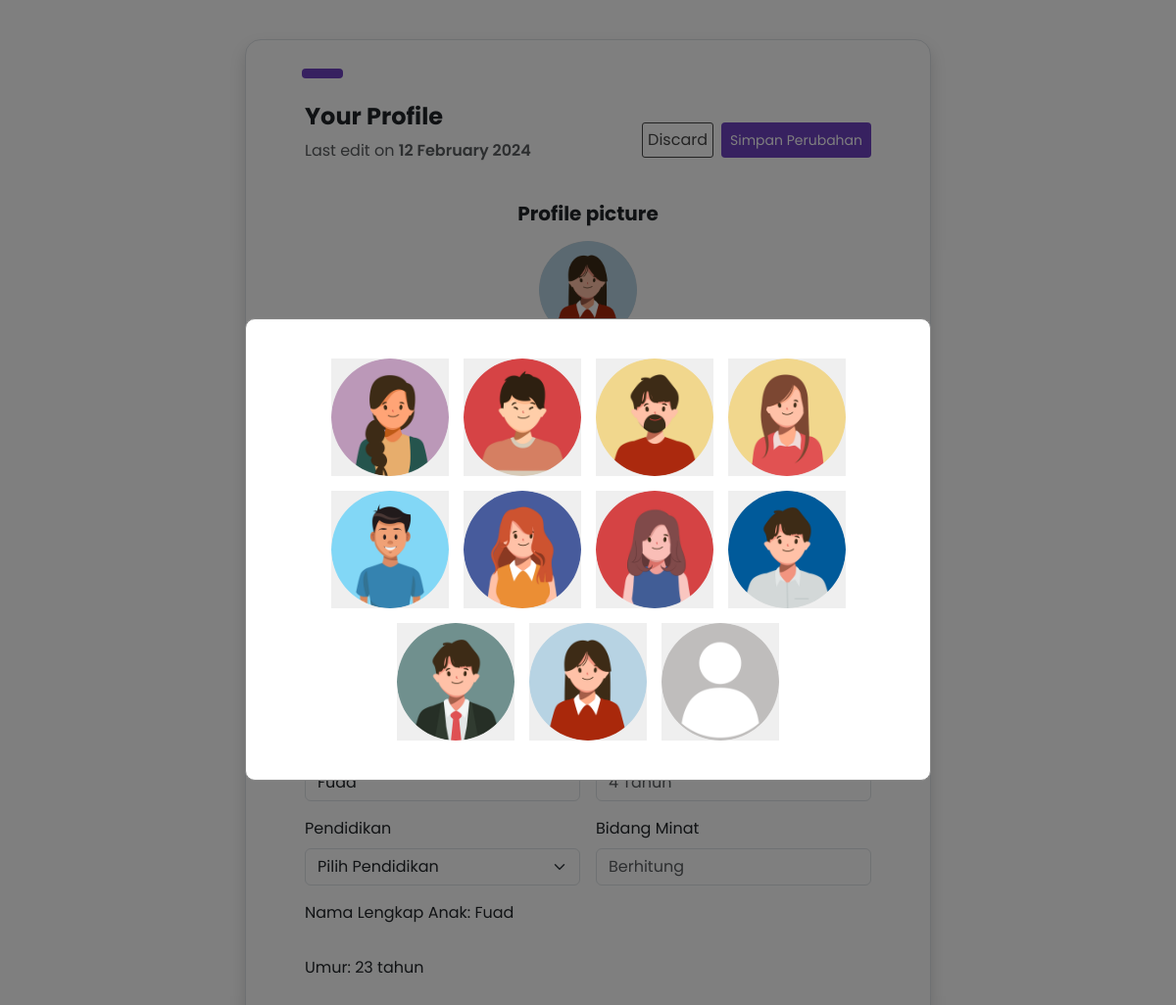
The app's page /profile/ (signed in) with its own data.
### accountsapp/models.py (models this page shows, shortened)
class ProfileParent(models.Model):
    user = models.OneToOneField(User, on_delete=models.CASCADE)  # Hubungan dengan model User
    avatar = models.ImageField(upload_to='avatar/', blank=True, null=True)
    pekerjaan = models.CharField(max_length=100, blank=True, null=True)  # Pekerjaan
    email = models.EmailField(blank=True, null=True)                      # Email
    nomor_telepon = models.CharField(max_length=15, blank=True, null=True)  # Nomor Telepon
    alamat = models.TextField(blank=True, null=True)                      # Alamat

class ProfileChild(models.Model):
    parent = models.ForeignKey(ProfileParent, on_delete=models.CASCADE, related_name='children')  # Relasi ke ProfileParent
    nama_lengkap = models.CharField(max_length=200)  # Nama Lengkap Anak
    umur = models.PositiveIntegerField()  # Umur
    PILIHAN_PENDIDIKAN = [
        ('belum sekolah', 'Belum Sekolah'),
        ('tk_a', 'TK A'),
        ('tk_b', 'TK B'),
        ('sd_1', 'SD Kelas 1'),
        ('sd_2', 'SD Kelas 2'),
        ('sd_3', 'SD Kelas 3'),
        ('sd_4', 'SD Kelas 4'),
        ('sd_5', 'SD Kelas 5'),
        ('sd_6', 'SD Kelas 6'),
    ]
    pendidikan = models.CharField(max_length=20, choices=PILIHAN_PENDIDIKAN)  # Pilihan Pendidikan
    BIDANG_MINAT = [
        ('olahraga', 'Olahraga'),
        ('berhitung', 'Berhitung'),
    ]
    bidang_minat = models.CharField(max_length=200, choices=BIDANG_MINAT, blank=True, null=True)  # Bidang Minat

### accountsapp/views.py (the view, shortened to what this page needs)
# urls.py: path('profile/', accountsapp_views.profil, name='profil'),
@login_required
def profil(request):
    user = request.user
    try:
        profil = ProfileParent.objects.get(user=user)
        profil_child = ProfileChild.objects.get(parent=profil)  # Menarik data anak dari orang tua
        fullname = f"{profil.user.first_name} {profil.user.last_name}".strip()
        current_avatar = profil.avatar if profil else None
    except ProfileParent.DoesNotExist:
        ()
    if request.method == 'POST':
        user_form = UserForm(request.POST, instance=user)
        profile_form = ProfileForm(request.POST, request.FILES, instance=profil)
        fullname = request.POST.get('fullname', '')
        if fullname:
            first_name, last_name = fullname.split(' ', 1) if ' ' in fullname else (fullname, '')
            user.first_name = first_name
            user.last_name = last_name
            user.save()  # Save the updated user info
            if profil:
                profil.save()
        if user_form.is_valid() and profile_form.is_valid():
            user_form.save()  # Simpan data User
            profile = profile_form.save()
            if profile.avatar:
                print(f"Avatar berhasil di-upload: {profile.avatar.url}")
            return redirect('profil')  # Redirect setelah menyimpan perubahan
    else:
        user_form = UserForm(instance=user)
        profile_form = ProfileForm(instance=profil)
    avatar_dir = os.path.join(settings.MEDIA_ROOT, 'avatar')
    avatars = []
    if os.path.exists(avatar_dir):
        avatars = [f for f in os.listdir(avatar_dir) if f.endswith(('.png', '.jpg', '.jpeg'))]
    return render(request, 'profil.html', {
        'user_form': user_form,
        'fullname': fullname,
        'profil_child': profil_child,
        'profil': profil,
        'avatars': avatars,
        'current_avatar': current_avatar,
    })

### accountsapp/forms.py
class UserForm(forms.ModelForm):
    class Meta:
        model = User
        fields = ['username', 'email']  # Kolom yang ingin diedit dari model User

### accountsapp/templates/profil.html (shortened to what this page needs)
{% extends 'base.html' %}
{% load static %}
{% block head %}
<link rel="stylesheet" href="{% static '/style/profil.css' %}">
<link href="https://cdn.jsdelivr.net/npm/bootstrap-icons/font/bootstrap-icons.css" rel="stylesheet">
{% endblock %}
{% block content %}
<div class="container d-flex justify-content-center align-items-center min-vh-100">
    <div class="row border rounded-4 py-4 px-5 bg-white shadow box-area">
        <button class="btn btn-ungu btn-sm" style="max-width: 60px; margin-bottom:20px;">
            <a href="{% url 'beranda' %}" class="btn btn-purple btn-sm d-flex align-items-center" style="max-width: 70px;">
            </a>
        </button>
            <form method="post" enctype="multipart/form-data">
        <div class="mb-4 d-flex justify-content-between align-items-center">
            <div>
                <h4 class="fw-bold">Your Profile</h4>
                <p class="text-muted">Last edit on <span class="fw-semibold">12 February 2024</span></p>
            </div>
            <div class="d-flex gap-2">
                <button class="discard-button" onclick="location.href='beranda.html';">Discard</button>
                <button type="submit" class="btn btn-purple btn-sm">Simpan Perubahan</button>
            </div>
        </div>
        <div class="mb-4 text-center">
            <h5 class="fw-bold">Profile picture</h5>
            <div class="profile-picture my-3" id="profilePictureArea" data-bs-toggle="modal" data-bs-target="#imageModal">
                <img src="/media/{{ current_avatar }}" alt="Avatar" id="selectedProfilePicture" alt="Profile Picture">
            </div>
            <div class="d-flex justify-content-center gap-3" id="button-profile">
                <button class="btn btn-outline-primary btn-sm"><a href="#" class="item-detail-button">Change picture</a></button>
                <h5>Upload Avatar</h5>
                <label for="avatar" class="btn btn-outline-primary btn-sm">Pilih Avatar</label>
                <button class="btn btn-outline-danger btn-sm">Delete picture</button>
            </div>
        </div>
        <div class="informasi-orang-tua mb-4">
            <h5 class="fw-bold">Informasi Orang Tua</h5>
            <form>
                <div class="row g-3">
                    <div class="col-md-6">
                        <label for="nama" class="form-label">Nama Lengkap</label>
                    </div>
                    <div class="col-md-6">
                        <label for="pekerjaan" class="form-label">Pekerjaan</label>
                    </div>
                    <div class="col-md-6">
                        <label for="email" class="form-label">Email</label>
                    </div>
                    <div class="col-md-6">
                        <label for="noTelp" class="form-label">Nomer Telepon</label>
                    </div>
                    <div class="col-md-12">
                        <label for="alamat" class="form-label">Alamat</label>
                    </div>
                </div>
            </form>
        </div>
    </form>
        <div class="informasi-anak">
            <h5 class="fw-bold">Informasi Anak</h5>
            <form>
                <div class="row g-3">
                    <div class="col-md-6">
                        <label for="nama" class="form-label">Nama Lengkap</label>
                        <input type="text" class="form-control" id="nama_lengkap" name="nama_lengkap" value="{{ profil_child.nama_lengkap }}" required>
                    </div>
                    <div class="col-md-6">
                        <label for="umur" class="form-label">Umur</label>
                        <input type="text" class="form-control" id="umur" placeholder="4 Tahun">
                    </div>
                    <div class="col-md-6">
                        <label for="postalCode" class="form-label">Pendidikan</label>
                        <select class="form-select" id="pendidikan">
                            <option selected disabled>Pilih Pendidikan</option>
                        </select>
                    </div>
                    <div class="col-md-6">
                        <label for="minat" class="form-label">Bidang Minat</label>
                        <input type="text" class="form-control" id="minat" placeholder="Berhitung">
                    </div>
                    {% if profil_child %}
                    <p>Nama Lengkap Anak: {{ profil_child.nama_lengkap }}</p>
                    <p>Umur: {{ profil_child.umur }} tahun</p>
                {% else %}
                    <p>Profil anak tidak ditemukan.</p>
                {% endif %}
                </div>
            </form>
        </div>
    </div>
</div>
<div class="modal" id="item-detail-modal" tabindex="-1" aria-labelledby="item-detail-modalLabel" aria-hidden="true">
    <div class="modal-container">
            <div class="profile-content">
                {% for avatar in avatars %}
                <div>
                    <form method="POST" action="{% url 'profil' %}">
                        <button type="submit">
                            <img src="/media/avatar/{{ avatar }}" alt="Avatar {{ forloop.counter }}" onclick="selectProfilePicture(this)">
                        </button>
                    </form>
                </div>
            {% empty %}
                <p>Tidak ada avatar yang tersedia.</p>
            {% endfor %}
            </div>
    </div>
</div>
{% endblock %}

### static/style/profil.css (style rules this page uses)
:root { --firstpurple: #704FE3; --secondpurple: #DEC8FE; --firstyellow:#FFD25D; --secondyellow: #FFF1CE; }
* { margin: 0; padding: 0; box-sizing: border-box; outline: none; border: none; text-decoration: none; }
html { scroll-behavior: smooth; }
body { font-family: 'Poppins', sans-serif; width: 100%; }
.box-area { max-width: 700px; background-color: #fff; margin: 40px; }
.discard-button { color: #464646; border: 1px solid #464646; background-color: #fff; text-decoration: none; border-radius: 3px; padding: 5px; }
.btn-purple { background-color: #6f42c1; color: #fff; }
.form-control { font-size: 16px; }
.profile-picture img { width: 100px; height: 100px; border-radius: 50%; background-color: #e0e0e0; display: flex; align-items: center; justify-content: center; margin: 0 auto; overflow: hidden; cursor: pointer; }
#button-profile a { text-decoration: none; color: inherit; }
.informasi-anak { margin-bottom: 40px; }
.modal { display: flex; justify-content: center; align-items: center; position: fixed; z-index: 1; left: 0; top: 0; width: 100%; height: 100%; background-color: rgba(0, 0, 0, 0.5); }
.modal .modal-container { background-color: #fff; padding: 20px; border: 1px solid #888; width: 80%; max-width: 700px; border-radius: 10px; position: relative; overflow: hidden; }
.modal .profile-content { display: flex; flex-wrap: wrap; justify-content: center; gap: 15px; margin: 20px 0px 20px 0px; }
.modal .profile-content img { max-width: 120px; height: auto; border-radius: 50%; cursor: pointer; transition: transform 0.2s ease-in-out; }

### records on screen
ProfileParent: avatar (picture)
ProfileChild: nama_lengkap "Fuad", umur "23"
